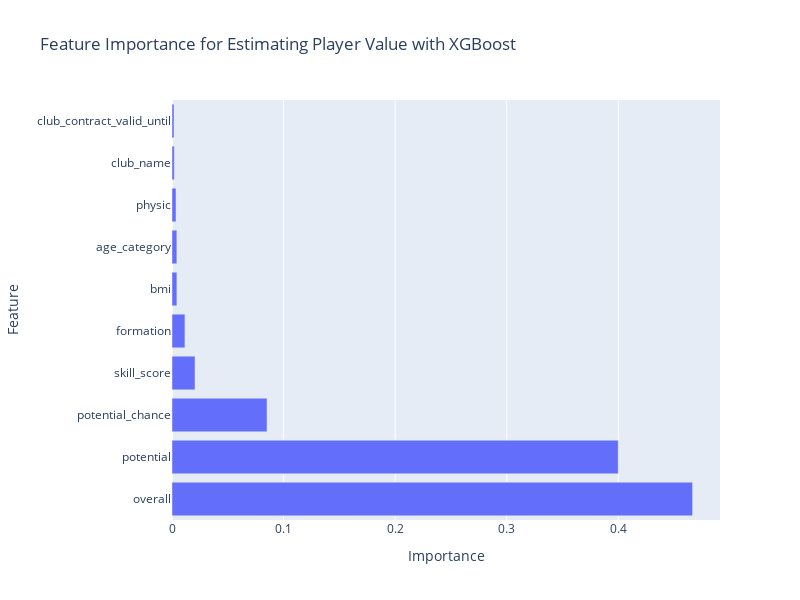

This figure's notebook cell:
### Markdown cell above
**Figure 2: Feature Importance for Estimating Player Value with XGBoost**

### Code cell
X = df_cleaned.drop('value_eur', axis=1)  # Features
y = df_cleaned['value_eur']               # Target
# Handle categorical features (if any) - Example with one-hot encoding
X = pd.get_dummies(X)
# Split the dataset into train and test sets
X_train, X_test, y_train, y_test = train_test_split(X, y, test_size=0.3, random_state=42)
# Standardize the data
scaler = StandardScaler()
X_train_scaled = scaler.fit_transform(X_train)
X_test_scaled = scaler.transform(X_test)
# Define the hyperparameter grid for Grid Search
param_grid = {
    'n_estimators': [50, 100, 200],
    'learning_rate': [0.001, 0.01, 0.1, 0.2],
    'max_depth': [3, 4, 5, 6],
    'min_child_weight': [1, 2, 4],
    'subsample': [0.8, 0.9, 1.0],
    'colsample_bytree': [0.8, 0.9, 1.0]
}
# Initialize the XGBoost
xgb_model = xgb.XGBRegressor(random_state=42)
# Perform Grid Search
grid_search = GridSearchCV(estimator=xgb_model, param_grid=param_grid, 
                           cv=5, scoring='neg_mean_squared_error', 
                           n_jobs=-1, verbose=2)
grid_search.fit(X_train_scaled, y_train)
# Get the best parameters from Grid Search
best_params = grid_search.best_params_
print("Best Parameters:", best_params)
# Train the XGBoost with the best parameters
best_xgb_model = xgb.XGBRegressor(**best_params, random_state=42)
best_xgb_model.fit(X_train_scaled, y_train)
# Get feature importances
importances = best_xgb_model.feature_importances_
feature_importances = pd.Series(importances, index=X.columns).sort_values(ascending=False)
feature_importance_df = pd.DataFrame({
    'Feature': feature_importances.index,
    'Importance': feature_importances.values
})
fig_importances = px.bar(
    feature_importance_df, 
    x='Importance', 
    y='Feature', 
    title='Feature Importance for Estimating Player Value with XGBoost',
    labels={'Importance': 'Importance', 'Feature': 'Feature'},
    orientation='h',
    height=600,
    width=800
)
fig_importances.show()

### Figure 1 — Plotly figure (JSON) as saved in the notebook; plotly's stock layout.template omitted (floating-point values rounded to 4 significant figures)
{"data": [{"alignmentgroup": "True", "hovertemplate": "Importance=%{x}<br>Feature=%{y}<extra></extra>", "legendgroup": "", "marker": {"color": "#636efa", "pattern": {"shape": ""}}, "name": "", "offsetgroup": "", "orientation": "h", "showlegend": false, "textposition": "auto", "type": "bar", "x": [0.4665, 0.3999, 0.08516, 0.02063, 0.01159, 0.004377, 0.00435, 0.003585, 0.002035, 0.001799], "xaxis": "x", "y": ["overall", "potential", "potential_chance", "skill_score", "formation", "bmi", "age_category", "physic", "club_name", "club_contract_valid_until"], "yaxis": "y"}], "layout": {"barmode": "relative", "height": 600, "legend": {"tracegroupgap": 0}, "title": {"text": "Feature Importance for Estimating Player Value with XGBoost"}, "width": 800, "xaxis": {"anchor": "y", "domain": [0, 1], "title": {"text": "Importance"}}, "yaxis": {"anchor": "x", "domain": [0, 1], "title": {"text": "Feature"}}}}
